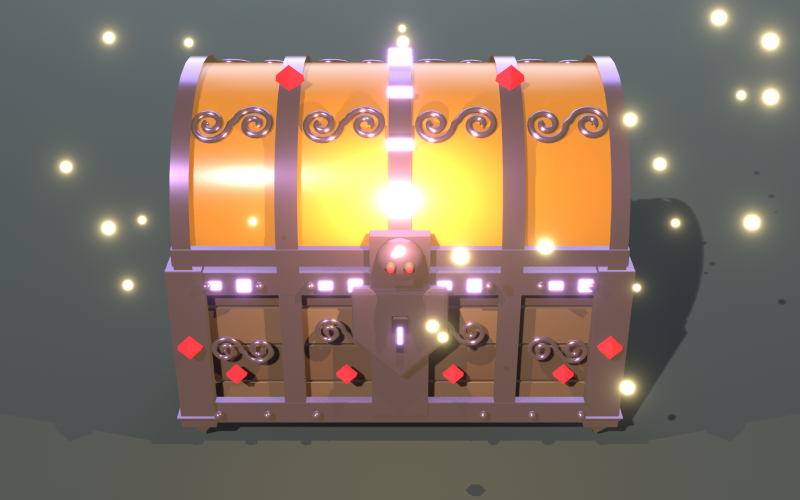
#> input picture ArtSource/SH10_Chest_v3/Previews/chest_v3_arcana.png, 1600 x 1000 px (shown at 1/2 size)
$ python -i finish_icons_3d.py   (imports and definitions only)
#> lines starting #> are read from the running program, lines starting #| are printed output that depends on the picture
#> further down, picture is the input picture: PIL image 1600x1000 RGBA; mean R, G, B, A 128.9, 113.8, 99.4, 255
"""Finishes the 3D icon renders (build_icons_3d.py): a thin dark outline and a soft shadow round each item, so it reads on
the light shop cells and on the dark panels alike (owner, 2026-10-07: brightness and contrast). Then, with --sample,
builds the approval sheet.
Run: python ArtSource/Generators/finish_icons_3d.py <render folder> [--sample <sheet.png>]
"""
import glob
import os
import sys
from PIL import Image, ImageDraw, ImageFilter, ImageFont

INK = (20, 10, 8)


def finish(im):
    im = im.convert("RGBA")
    a = im.split()[3]
#> a: PIL image 1600x1000 L; every value is 255
    outline = a.filter(ImageFilter.MaxFilter(7)).point(lambda v: min(255, int(v * 1.0)))
    shadow = a.filter(ImageFilter.GaussianBlur(10)).point(lambda v: int(v * 0.55))
#> shadow: PIL image 1600x1000 L; every value is 140
    out = Image.new("RGBA", im.size, (0, 0, 0, 0))
#> out: PIL image 1600x1000 RGBA; every value is 0
    sh = Image.new("RGBA", im.size, INK + (0,)); sh.putalpha(shadow)
#> after `sh.putalpha(shadow)`:
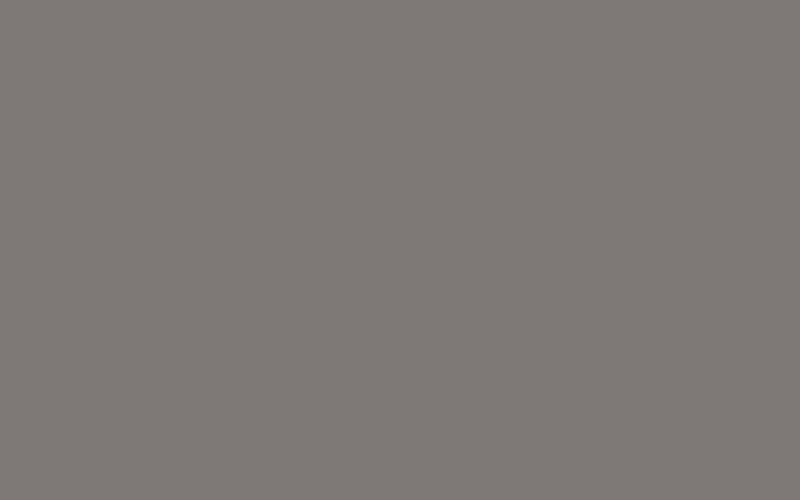
#> sh: PIL image 1600x1000 RGBA (shown at 1/2 size); mean R, G, B, A 20, 10, 8, 140; transparent parts drawn white
    out.alpha_composite(sh, (6, 10))
    ol = Image.new("RGBA", im.size, INK + (0,)); ol.putalpha(outline)
#> after `ol.putalpha(outline)`:
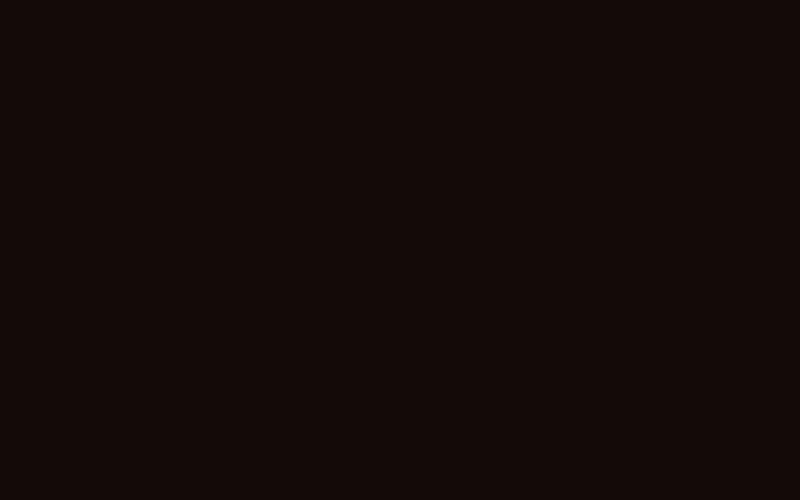
#> ol: PIL image 1600x1000 RGBA (shown at 1/2 size); mean R, G, B, A 20, 10, 8, 255
    out.alpha_composite(ol)
    out.alpha_composite(im)
    return out


# [8 lines left out: function font, not called in this run]


LABEL = {"Might": "Might", "Armor": "Armor", "HollowHeart": "Hollow Heart", "SkullOManiac": "Skull O'Maniac",
         "Axe": "Axe", "Garlic": "Garlic", "Greed": "Greed", "SantaWater": "Santa Water"}
OLD = {"Might": "Assets/Art/UI/sprite_105.png", "Armor": "Assets/Art/UI/sprite_104.png", "SkullOManiac": "Assets/Art/UI/sprite_102.png"}


# [38 lines left out: function sample, not called in this run]


# [13 lines not run here, left out]

>>> from PIL import Image
>>> picture = Image.open('../SH10_Chest_v3/Previews/chest_v3_arcana.png')
>>> result = finish(picture)

$ run again, on ArtSource/SH10_Floors_v01/Previews/SH10_L02_Floor.png
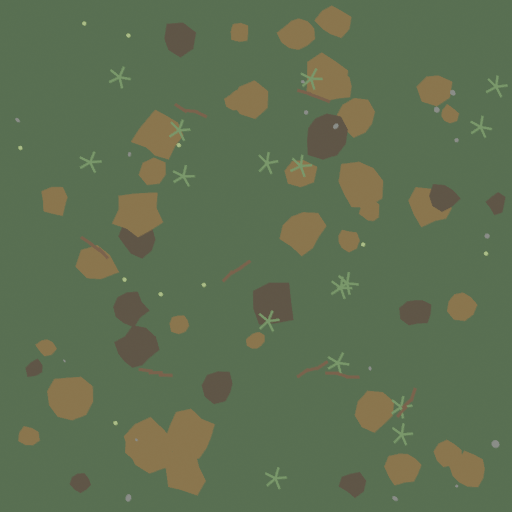
#> input picture ArtSource/SH10_Floors_v01/Previews/SH10_L02_Floor.png, 512 x 512 px
#> picture is the input picture: PIL image 512x512 RGBA; mean R, G, B, A 94.4, 111.4, 81.3, 255
#> a: PIL image 512x512 L; every value is 255
#> shadow: PIL image 512x512 L; every value is 140
#> in finish, `out.alpha_composite(sh, (6, 10))`:
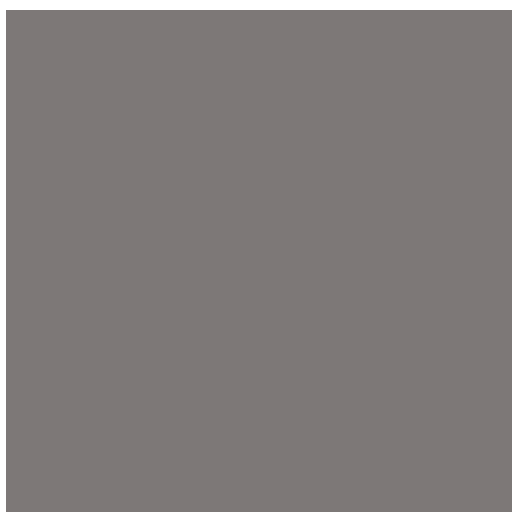
#> out: PIL image 512x512 RGBA; mean R, G, B, A 19.4, 9.7, 7.8, 135.7; transparent parts drawn white

$ run again, on ArtSource/SH10_Floors_v02/Previews/SH10_L01_Floor.png
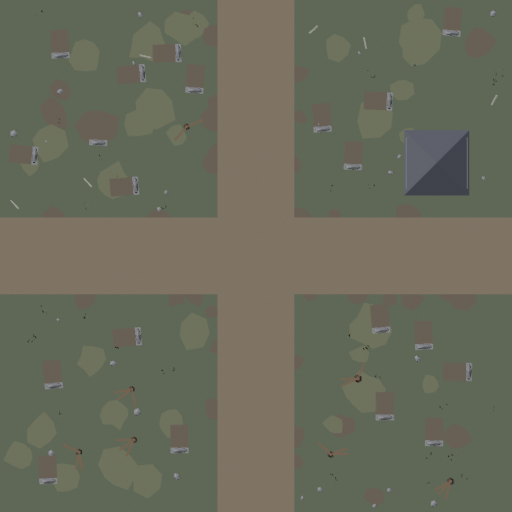
#> input picture ArtSource/SH10_Floors_v02/Previews/SH10_L01_Floor.png, 512 x 512 px
#> picture is the input picture: PIL image 512x512 RGBA; mean R, G, B, A 105.5, 107.1, 91.3, 255
#> a: PIL image 512x512 L; every value is 255
#> shadow: PIL image 512x512 L; every value is 140
#> in finish, `out.alpha_composite(sh, (6, 10))`:
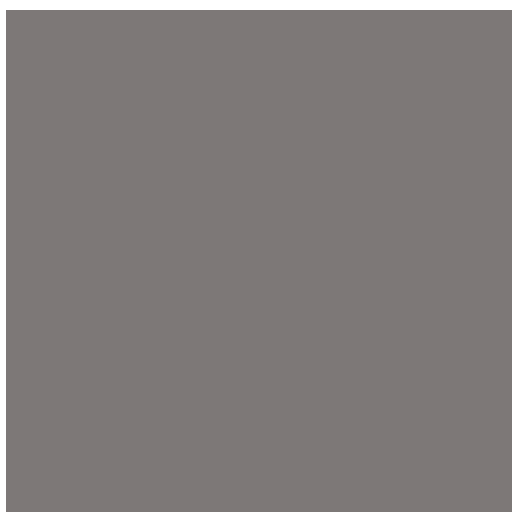
#> out: PIL image 512x512 RGBA; mean R, G, B, A 19.4, 9.7, 7.8, 135.7; transparent parts drawn white
